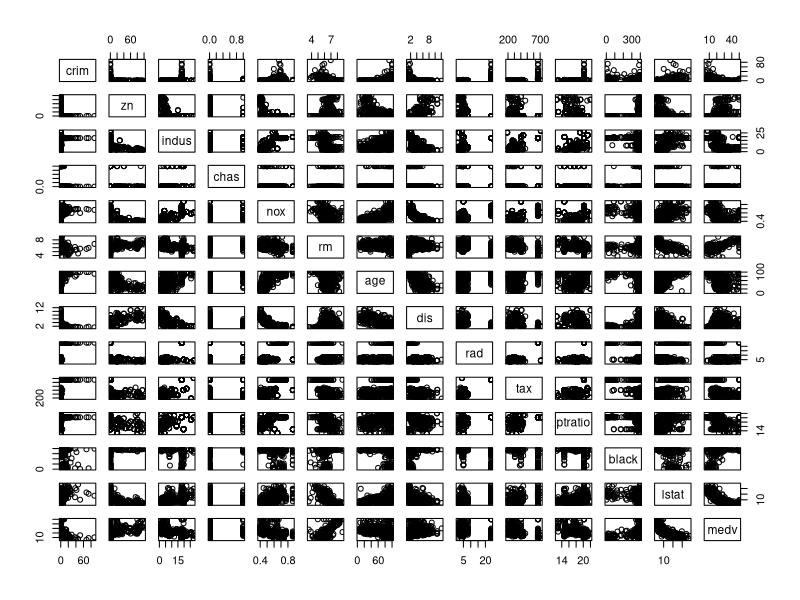
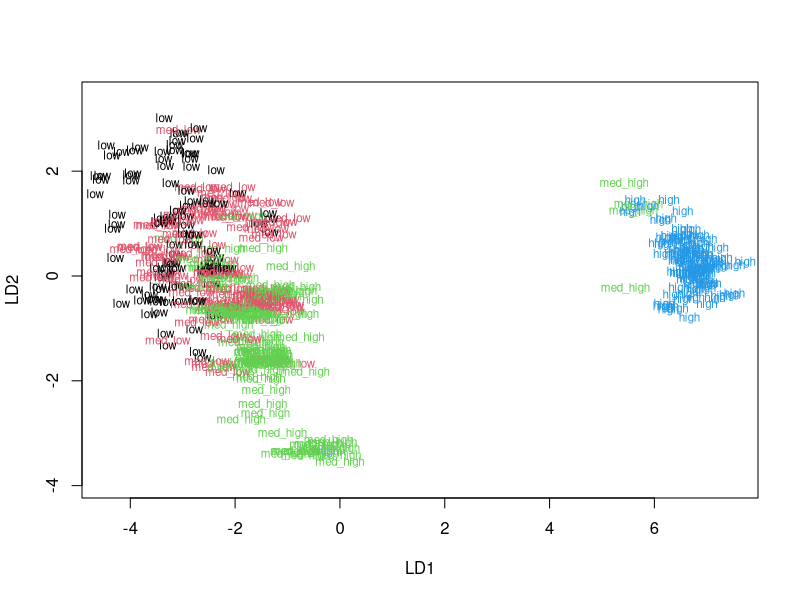
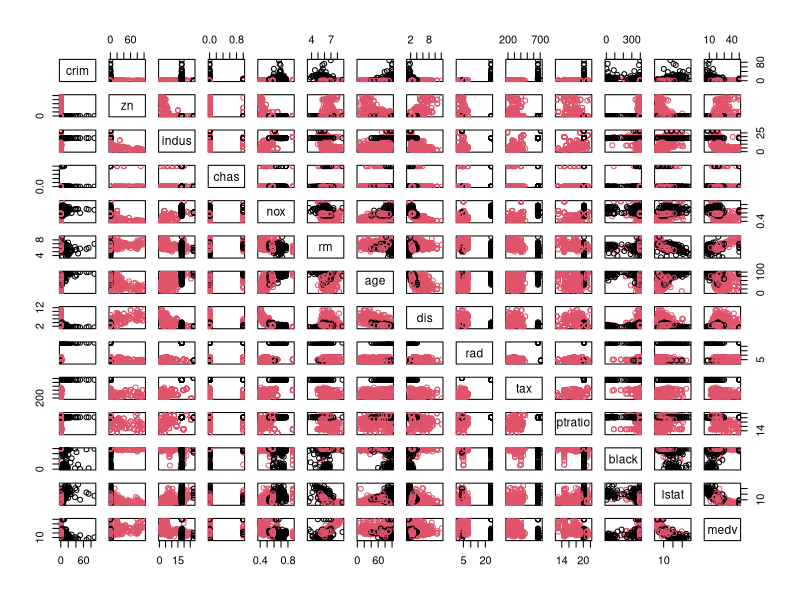

Write R code to recreate these figures, in order.
## ---- chunk 1
library(MASS);
data("Boston")
dim(Boston)
str(Boston)
## ---- chunk 2
# Summary
summary(Boston)
## ---- chunk 3
# Graphical overview
pairs(Boston)
## ---- chunk 4

# Standardize the dataset
boston_scaled <- scale(Boston)
summary(boston_scaled)
# Print summary of scaled data
boston_scaled <- as.data.frame(boston_scaled)
## ---- chunk 5
# Create a new variable
brk <- quantile(boston_scaled$crim)
l <- c('low','med_low','med_high','high')
crimeR <- cut(boston_scaled$crim, breaks = brk, include.lowest = TRUE, label=l)

boston_scaled <- dplyr::select(boston_scaled, -crim)
boston_scaled <- data.frame(boston_scaled, crimeR)

summary(boston_scaled$crimeR)
## ---- chunk 6
# Divide data into train and test
n <- nrow(boston_scaled)
ind <- sample(n,  size = n * 0.8)
train <- boston_scaled[ind,]
test <- boston_scaled[-ind,]
## ---- chunk 7
# Fit the linear discriminant analysis on the train set.
lda.fit <- lda(crimeR ~ ., data = train)
classes <- as.numeric(train$crimeR)
plot(lda.fit, dimen = 2,col=classes,pch=classes)
## ---- chunk 8
# Save the crime categories
crimeCat <- test[,"crimeR"]
# Remove crime variable
test_data <- dplyr::select(test, -crimeR)
# Predict categories
lda.pred <- predict(lda.fit, newdata = test)
# Cross tabulate
table(correct = crimeCat, predicted = lda.pred$class)
## ---- chunk 9
tabular <- table(correct = crimeCat, predicted = lda.pred$class)
sum(diag(tabular))/sum(tabular)
## ---- chunk 10
# Reload Boston data
library(MASS)
data('Boston')
# scale variables
boston_scaled <- scale(Boston)
# calculate distance between observations
dist_eu <- dist(boston_scaled)
# calculate distance between observations
summary(dist_eu)
# Run k-means algorithm on the dataset. 
# Visualize the clusters 
km <-kmeans(Boston, centers = 2) # Simple method of looking in plots is chosen to identify the right number of centers
pairs(Boston, col = km$cluster)
